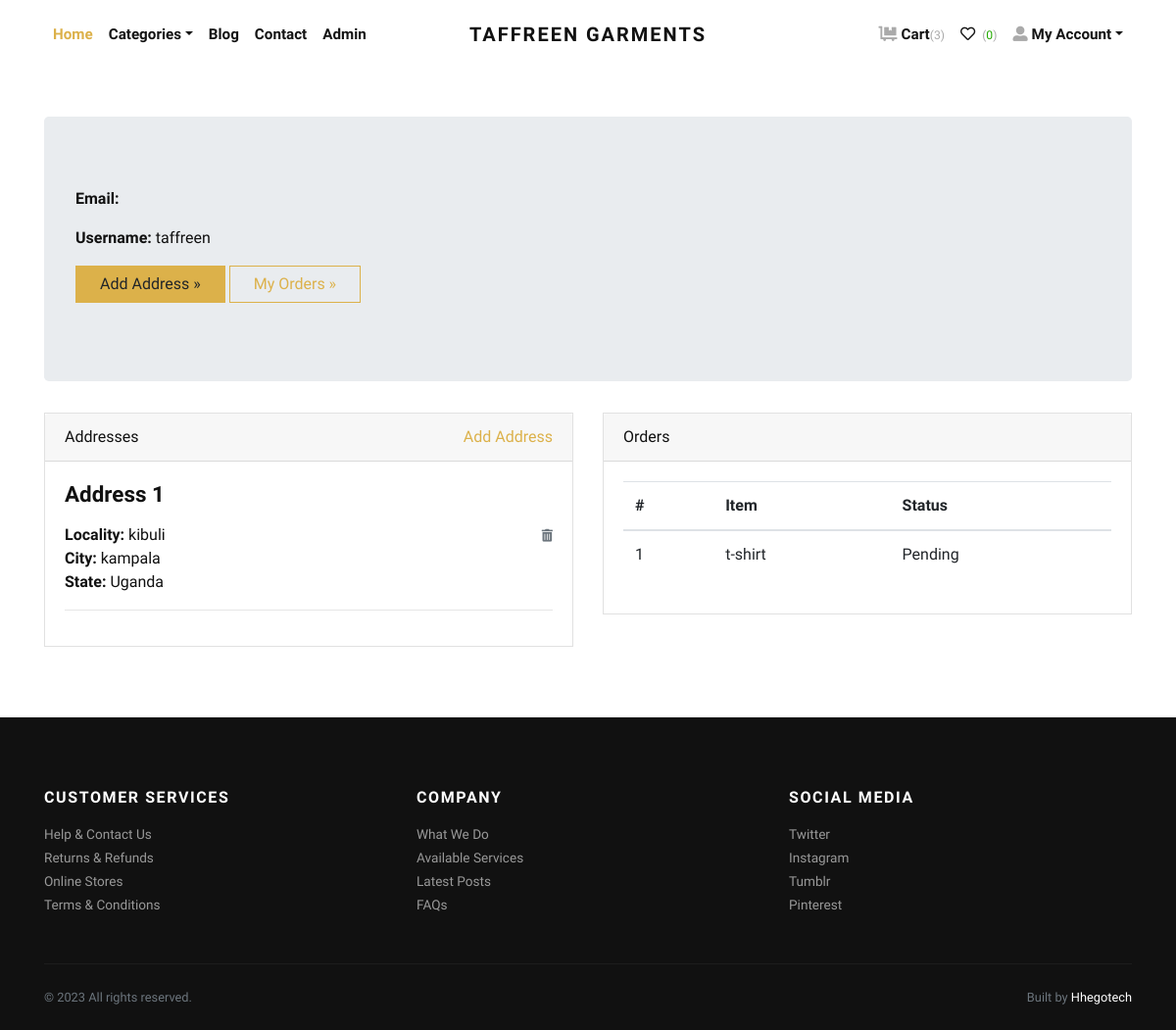
/accounts/profile/ (signed in), run on the app's committed database.
### store/models.py (models this page shows, shortened)
class Address(models.Model):
    user = models.ForeignKey(User, verbose_name="User", on_delete=models.CASCADE)
    locality = models.CharField(max_length=150, verbose_name="Nearest Location")
    city = models.CharField(max_length=150, verbose_name="City")
    state = models.CharField(max_length=150, verbose_name="State")

class Order(models.Model):
    user = models.ForeignKey(User, verbose_name="User", on_delete=models.CASCADE)
    address = models.ForeignKey(Address, verbose_name="Shipping Address", on_delete=models.CASCADE)
    product = models.ForeignKey(Product, verbose_name="Product", on_delete=models.CASCADE)
    quantity = models.PositiveIntegerField(verbose_name="Quantity")
    ordered_date = models.DateTimeField(auto_now_add=True, verbose_name="Ordered Date")
    status = models.CharField(
        choices=STATUS_CHOICES,
        max_length=50,
        default="Pending"
        )

class Product(models.Model):
    title = models.CharField(max_length=150, verbose_name="Product Title")
    slug = models.SlugField(max_length=160, verbose_name="Product Slug")
    sku = models.CharField(max_length=255, unique=True, verbose_name="Unique Product ID (SKU)", null=True)
    short_description = models.TextField(verbose_name="Short Description")
    popularity = models.PositiveIntegerField(default=0)
    detail_description = models.TextField(blank=True, null=True, verbose_name="Detail Description")
    product_image = models.ImageField(upload_to='product', blank=True, null=True, verbose_name="Product Image")
    price = models.DecimalField(max_digits=10, decimal_places=2)
    category = models.ForeignKey(Category, verbose_name="Product Categoy", on_delete=models.CASCADE)
    is_active = models.BooleanField(verbose_name="Is Active?")
    is_featured = models.BooleanField(verbose_name="Is Featured?")
    created_at = models.DateTimeField(auto_now_add=True, verbose_name="Created Date")
    updated_at = models.DateTimeField(auto_now=True, verbose_name="Updated Date")
    class Meta:
        verbose_name_plural = 'Products'
        ordering = ('-created_at', )

### store/views.py (the view)
# urls.py: path('accounts/profile/', views.profile, name="profile"),
@login_required
def profile(request):
    addresses = Address.objects.filter(user=request.user)
    orders = Order.objects.filter(user=request.user)
    return render(request, 'account/profile.html', {'addresses':addresses, 'orders':orders})

### store/context_preprocessors.py (called while the page is built)
def store_menu(request):
    categories = Category.objects.filter(is_active=True)
    context = {
        'categories_menu': categories,
    }
    return context

def cart_menu(request):
    if request.user.is_authenticated:
        cart_items= Cart.objects.filter(user=request.user)
        context = {
            'cart_items': cart_items,
        }
    else:
        context = {}
    return context

### templates/account/profile.html (shortened to what this page needs)
{% extends 'base.html' %}
{% load static %}
    {% block content %}
      <div class="container py-5">
        <div class="jumbotron">
          <p><strong>Email:</strong> {{request.user.email}}</p>
          <p><strong>Username:</strong> {{request.user.username}}</p>
          <p><a class="btn btn-primary btn-large" href="{% url 'store:add-address' %}">Add Address »</a> <a class="btn btn-outline-primary btn-large" href="#">My Orders »</a></p>
        </div>
        <div class="row">
          <div class="col-lg-6">
            <div class="card mb-4" id="headings">
              <div class="card-header">Addresses <span class="float-right"><a href="{% url 'store:add-address' %}">Add Address</a></span></div>
              <div class="card-body">
                {% if addresses %}
                    {% for address in addresses %}
                        <h4 class="mb-3">Address {{forloop.counter}}</h4>
                        <span class="float-right"><a href="{% url 'store:remove-address' address.id %}"><i class="fas fa-trash-alt small text-muted"></i></a></span>
                        <p>
                            <strong>Locality: </strong>{{address.locality}} <br>
                            <strong>City: </strong>{{address.city}} <br>
                            <strong>State: </strong>{{address.state}} <br>
                        </p>
                        <hr>
                    {% endfor %}
                {% else %}
                <div class="text-danger">
                  Address not Added.
                </div>
                {% endif %}
              </div>
            </div>
          </div>
          <div class="col-lg-6">
            <div class="card mb-4" id="tables">
              <div class="card-header">Orders</div>
              <div class="card-body">
                <table class="table table-hover">
                  <thead>
                    <tr>
                      <th>#</th>
                      <th>Item</th>
                      <th>Status</th>
                    </tr>
                  </thead>
                  <tbody>
                    {% if orders %}
                      {% for order in orders %}
                        <tr>
                          <td>{{forloop.counter}}</td>
                          <td>{{order.product.title}}</td>
                          <td>
                            {{order.status}}
                          </td>
                        </tr>
                      {% endfor %}
                    {% else %}
                    <tr>
                      <td class="text-danger" colspan="3">You've not Ordered anything yet.</td>
                    </tr>
                    {% endif %}
                  </tbody>
                </table>
              </div>
            </div>
          </div>
        </div>
      </div>
{% endblock content %}

### taffreen/static/css/style.default.css (style rules this page uses)
strong { font-weight: 700; }
.btn { font-weight: 400; border: 1px solid transparent; font-family: inherit; padding: 0.375rem 1.5rem; font-size: 1rem; line-height: 1.5; border-radius: 0; transition: color 0.15s ease-in-out, background-color 0.15s ease-in-out, border-color 0.15s ease-in-out, box-shadow 0.15s ease-in-out; }
.btn-primary { color: #212529; background-color: #dcb14a; border-color: #dcb14a; }
.btn-outline-primary { color: #dcb14a; background-color: transparent; background-image: none; border-color: #dcb14a; }
body { font-family: "Libre Franklin", sans-serif; font-size: 1rem; font-weight: 400; line-height: 1.5; color: #111111; background-color: #fff; }
a { color: #dcb14a; text-decoration: none; }
h1, h2, h3, h4, h5, h6, .h1, .h2, .h3, .h4, .h5, .h6 { margin-bottom: 0.5rem; font-family: inherit; font-weight: 900; line-height: 1.2; color: inherit; }
h4, .h4 { font-size: 1.4rem; }
hr { border-top: 1px solid rgba(17, 17, 17, 0.1); }
small, .small { font-size: 80%; font-weight: 400; }
.card { background-color: #fff; border: 1px solid rgba(17, 17, 17, 0.125); border-radius: 0; }
.card-body { padding: 1.25rem; }
.card-header { padding: 0.75rem 1.25rem; background-color: rgba(17, 17, 17, 0.03); border-bottom: 1px solid rgba(17, 17, 17, 0.125); }
.card-header:first-child { border-radius: calc(0 - 1px) calc(0 - 1px) 0 0; }

### data on the page
Address: locality "kibuli", city "kampala", state "Uganda"
Order: product "t-shirt", status "Pending"

### other printed values
{{ cart_items.count }} "3"
{{ products|length }} "0"
{{ request.user.username }} "taffreen"
